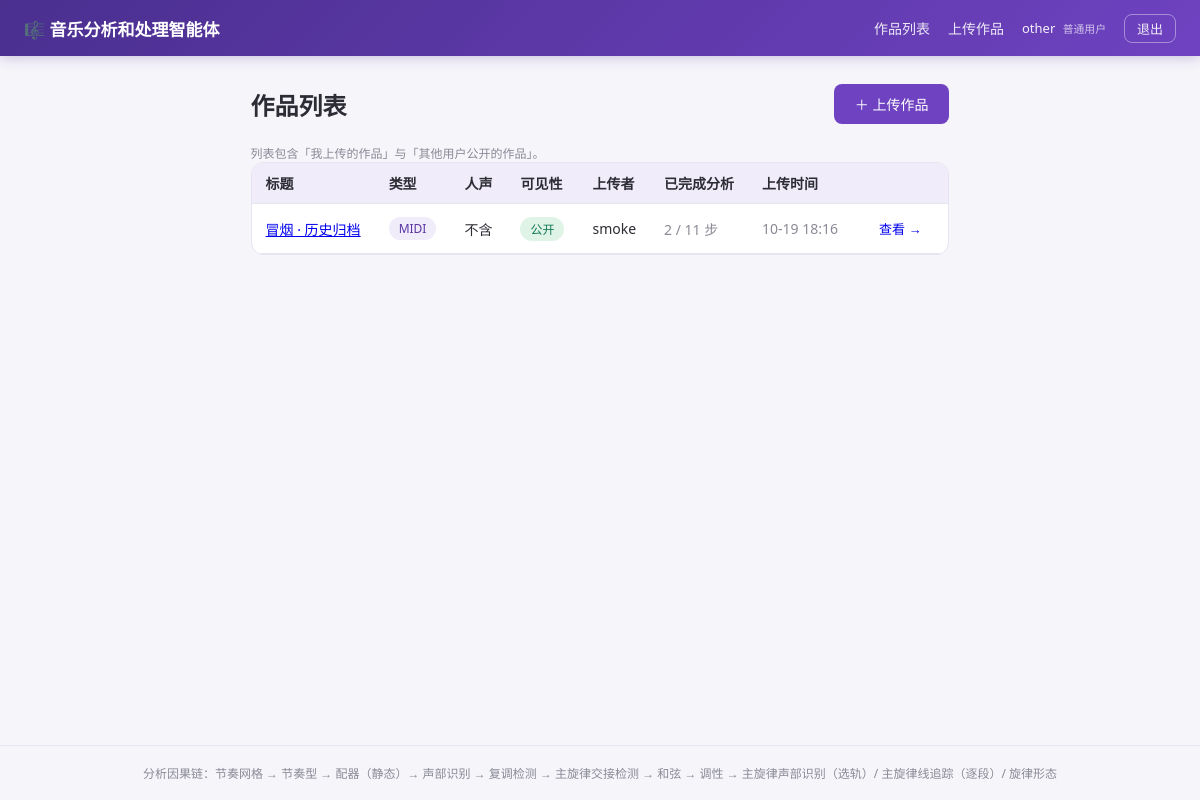
The page / (signed in) on the database as committed earlier.
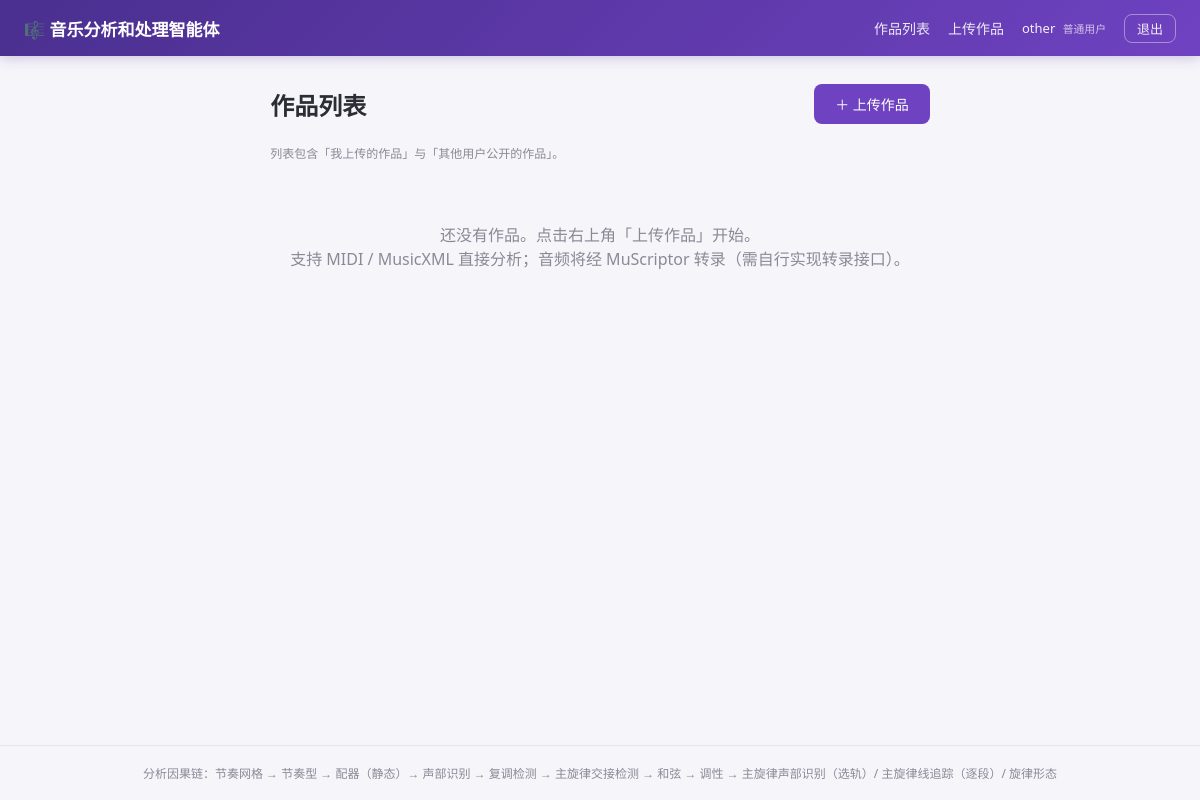
The same page on the database as committed later.
### core/models.py (models this page shows, shortened)
class Piece(models.Model):
    class SourceType(models.TextChoices):
        AUDIO = 'audio', '音频（需 MuScriptor 转录）'
        MIDI = 'midi', 'MIDI'
        MUSICXML = 'musicxml', 'MusicXML'
    owner = models.ForeignKey(settings.AUTH_USER_MODEL, on_delete=models.CASCADE,
                              related_name='pieces', verbose_name='上传者')
    title = models.CharField('标题', max_length=200)
    source_file = models.FileField(
        '源文件（临时）', upload_to='tmp/%Y%m%d/', blank=True,
        help_text='原始音频仅作临时存放，转换成功后自动删除，不做长期保存')
    source_type = models.CharField('源类型', max_length=16,
                                   choices=SourceType.choices)
    contains_voice = models.BooleanField(
        '是否含人声', default=False,
        help_text='唯一事实来源是作品文件本身：MIDI / MusicXML 上传后按文件里的实际'
                  '声部自动回写（覆盖上传时的勾选）；音频上传按 MuScriptor 转录结果'
                  '回写。上传页的勾选只对音频转录管线的选择起作用。')
    is_public = models.BooleanField(
        '公开', default=False,
        help_text='公开后其他登录用户也可查看该作品及其分析结果（不可代为运行分析）')
    source_purged = models.BooleanField('临时源文件已清理', default=False)
    midi_file = models.FileField('MIDI（永久）', upload_to='midi/%Y%m%d/', blank=True,
                                 help_text='永久保存，独立于 MusicXML 目录')
    musicxml_file = models.FileField('MusicXML（永久）', upload_to='musicxml/%Y%m%d/',
                                     blank=True, help_text='永久保存，独立于 MIDI 目录')
    created_at = models.DateTimeField('创建时间', auto_now_add=True)
    updated_at = models.DateTimeField('更新时间', auto_now=True)
    class Meta:
        ordering = ['-created_at']
        verbose_name = '作品'
        verbose_name_plural = '作品'

### core/views.py (the view)
# urls.py: path('', views.dashboard, name='dashboard'),
@login_required
def dashboard(request):
    if request.user.is_staff:
        pieces = Piece.objects.select_related('owner').all()
    else:
        pieces = Piece.objects.select_related('owner').filter(
            Q(owner=request.user) | Q(is_public=True))
    steps_done = {
        p.id: {r.step for r in p.results.filter(status='done')}
        for p in pieces
    }
    return render(request, 'core/dashboard.html', {
        'pieces': pieces,
        'steps_done': steps_done,
    })

### core/templatetags/core_extras.py (called while the page is built)
@register.filter
def get_item(d, key):
    if isinstance(d, dict):
        return d.get(key)
    try:
        return d[key]
    except (KeyError, TypeError, IndexError):
        return None

### templates/core/dashboard.html (shortened to what this page needs)
{% extends 'base.html' %}
{% load core_extras %}
{% block content %}
<div class="page-head">
  <h1>作品列表</h1>
  <a href="/upload/" class="btn btn-primary">＋ 上传作品</a>
</div>
<p class="muted small">列表包含「我上传的作品」与「其他用户公开的作品」。</p>
{% if pieces %}
<div class="table-wrap">
  <table class="table">
    <thead>
      <tr>
        <th>标题</th><th>类型</th><th>人声</th><th>可见性</th>
        <th>上传者</th>
        <th>已完成分析</th><th>上传时间</th><th></th>
      </tr>
    </thead>
    <tbody>
      {% for piece in pieces %}
      <tr>
        <td><a href="/pieces/{{ piece.id }}/">{{ piece.title }}</a></td>
        <td><span class="tag">{{ piece.get_source_type_display }}</span></td>
        <td>{{ piece.contains_voice|yesno:'含,不含' }}</td>
        <td>
          {% if piece.is_public %}
            <span class="tag tag-public">公开</span>
          {% else %}
            <span class="tag">私有</span>
          {% endif %}
        </td>
        <td>{{ piece.owner.username }}{% if piece.owner_id == user.id %} <small class="muted">(我)</small>{% endif %}</td>
        <td>
          {% with done=steps_done|get_item:piece.id %}
            <span class="muted">{{ done|length }} / 11 步</span>
          {% endwith %}
        </td>
        <td class="muted">{{ piece.created_at|date:'m-d H:i' }}</td>
        <td><a class="btn btn-sm" href="/pieces/{{ piece.id }}/">查看 →</a></td>
      </tr>
      {% endfor %}
    </tbody>
  </table>
</div>
{% else %}
<div class="empty-state">
  <p>还没有作品。点击右上角「上传作品」开始。</p>
  <p class="muted">支持 MIDI / MusicXML 直接分析；音频将经 MuScriptor 转录（需自行实现转录接口）。</p>
</div>
{% endif %}
{% endblock %}

### templates/base.html (shortened to what this page needs)
<!DOCTYPE html>
<html lang="zh-CN">
<head>
  {% load static %}
  <link rel="stylesheet" href="{% static 'css/style.css' %}">
</head>
<body>
<nav class="navbar">
  <div class="nav-inner">
    <a class="brand" href="/">🎼 音乐分析和处理智能体</a>
    <div class="nav-links">
      <a href="/">作品列表</a>
      <a href="/upload/">上传作品</a>
      <span class="user-badge">
        {{ user.username }}
        <small>{% if user.is_staff %}管理员{% else %}普通用户{% endif %}</small>
      </span>
      <form method="post" action="/accounts/logout/" class="inline">
        <button type="submit" class="btn btn-ghost btn-sm">退出</button>
      </form>
    </div>
  </div>
</nav>
<main class="container">
  {% block content %}{% endblock %}
</main>
<footer class="footer">
  分析因果链：节奏网格 → 节奏型 → 配器（静态）→ 声部识别 → 复调检测 →
  主旋律交接检测 → 和弦 → 调性 → 主旋律声部识别（选轨）/ 主旋律线追踪（逐段）/ 旋律形态
</footer>
</body>
</html>

### static/css/style.css (style rules this page uses)
:root { --primary: #6f42c1; --primary-dark: #5a35a3; --bg: #f6f5fa; --card: #ffffff; --text: #2c2c34; --muted: #8a8a96; --border: #e6e4f0; --done: #1a9c6b; --error: #d9463e; --running: #e8930c; --pending: #9aa0b5; --accent-bg: #f0ecfa; }
* { box-sizing: border-box; margin: 0; padding: 0; }
body { font-family: "PingFang SC", "Microsoft YaHei", "Segoe UI", sans-serif; background: var(--bg); color: var(--text); min-height: 100vh; display: flex; flex-direction: column; }
.navbar { background: linear-gradient(135deg, #4a2f8f, #6f42c1); color: #fff; padding: 0 24px; box-shadow: 0 2px 12px rgba(74, 47, 143, .25); }
.nav-inner { max-width: 1200px; margin: 0 auto; display: flex; align-items: center; justify-content: space-between; height: 56px; }
.brand { color: #fff; font-size: 17px; font-weight: 700; text-decoration: none; }
.nav-links { display: flex; align-items: center; gap: 18px; }
.nav-links a { color: rgba(255,255,255,.88); text-decoration: none; font-size: 14px; }
.user-badge { font-size: 13px; color: rgba(255,255,255,.92); }
.user-badge small { opacity: .75; margin-left: 4px; }
.inline { display: inline; }
.container { max-width: 1200px; margin: 0 auto; padding: 28px 24px; flex: 1; }
.footer { text-align: center; color: var(--muted); font-size: 12px; padding: 18px; border-top: 1px solid var(--border); }
.page-head { display: flex; align-items: center; justify-content: space-between; flex-wrap: wrap; gap: 12px; margin-bottom: 20px; }
.page-head h1 { font-size: 24px; }
.empty-state { text-align: center; padding: 60px 20px; color: var(--muted); }
.btn { display: inline-block; padding: 9px 20px; border-radius: 8px; border: 1px solid transparent; font-size: 14px; cursor: pointer; text-decoration: none; transition: all .15s; }
.btn-primary { background: var(--primary); color: #fff; }
.btn-ghost { background: transparent; color: rgba(255,255,255,.9); border-color: rgba(255,255,255,.4); }
.btn-sm { padding: 4px 12px; font-size: 13px; }
.muted { color: var(--muted); }
.small { font-size: 12px; }

Rows that differ between the two databases and show on the page:
removed Piece: title "冒烟 · 历史归档", source_type "MIDI", contains_voice "不含", is_public "公开", owner.username "smoke", done "2", created_at "10-19 18:16"
Other text that changed with them:
text no longer shown: "标题 类型 人声 可见性 上传者 已完成分析 上传时间"
text now shown: "还没有作品。点击右上角「上传作品」开始。 支持 MIDI / MusicXML 直接分析；音频将经 MuScriptor 转录（需自行实现转录接口）。"
